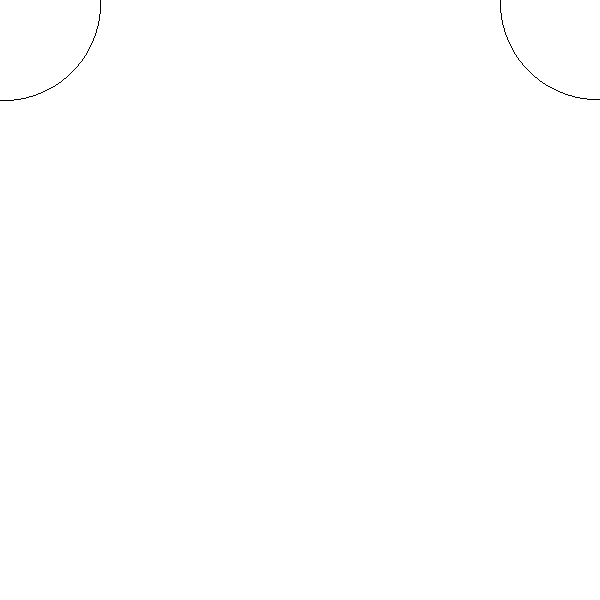
Frame 1 (no input)
Frame 60 (the mouse pressed at the canvas centre just before this capture): identical to frame 1, image omitted
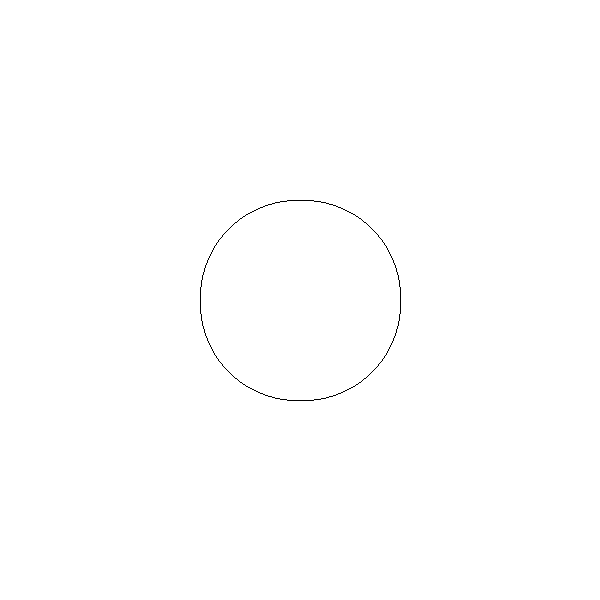
Frame 120 (the mouse held since frame 60 and released just before this capture)

The Processing sketch that drew these frames (run headless with seeded random() and noise(); from frame 60 on, the mouse is pressed at the canvas centre):

// Processing sketch: line
// ── line.pde
void setup(){
  size(600,600);
  background(255);
  //myLine(100,300,300,200);
  
}
void draw(){
  background(255);
  loadPixels();  
  //myLine(100,300,mouseX,mouseY);
  myCircle(mouseX,mouseY,100,color(0));
  //scanLineFill(width/2,height/2,color(255),color(0,255,0));
  
  updatePixels();
}


void myLine(int x0,int y0,int x1,int y1,color c){
  boolean steep=abs(y1-y0)>abs(x1-x0);
  if(steep){
    int tmp=x0;
    x0=y0;
    y0=tmp;
    
    int tmp1=x1;
    x1=y1;
    y1=tmp1;
  }
  if(x0>x1){
    int tmp=x0;
    x0=x1;
    x1=tmp;
    
    int tmpy=y0;
    y0=y1;
    y1=tmpy;
  
  }
  int deltaX=x1-x0;
  int deltaY=abs(y1-y0);
  
  
  int error=deltaX/2;
  
  int ystep;
  int y=(int)y0;
  ystep=(y0<y1)?1:-1;
  for(int x=(int)x0;x<x1;x+=1){
    if(steep)plot(y,x,c);
    else plot(x,y,c);
    error-=deltaY;
    if(error<0){
      y+=ystep;
      error+=deltaX;
    }
  }
  
  
}

void myCircle(int a,int b,float r,color c){
  float x=0;
  float y=r;
  float p=3-2*r;
  while(x<y){
    
    plot((int)x+a,(int)y+b,c);
    plot((int)-x+a,(int)y+b,c);
    plot((int)x+a,(int)-y+b,c);
    plot((int)-x+a,(int)-y+b,c);
    plot((int)y+a,(int)x+b,c);
    plot((int)-y+a,(int)x+b,c);
    plot((int)y+a,(int)-x+b,c);
    plot((int)-y+a,(int)-x+b,c);
    
    if(p<0){
      p=p+4*x-6;
    }else{
      p=p+4*(x-y)+10;
      y-=1;
    }
    x+=1;
  
  }
}



void scanLineFill(int x,int y,color old_color,color new_color){
  int xl,xr;
  boolean span_need_fill;
  PVector seed=new PVector();
  ArrayList<PVector> st=new ArrayList<PVector>();
  seed.x=x;
  seed.y=y;
  
  st.add(seed.copy());
  while(!st.isEmpty()){
    seed=st.get(st.size()-1);
    st.remove(st.size()-1);
    x=(int)seed.x;
    y=(int)seed.y;
    while(true){
      
      if(y*width+x<0||y*width+x>width*height) {
        x++;
        continue;
      }
      if(pixels[y*width+x]!=old_color)break;
      
      plot(x,y,new_color);
      x++;
    }
    
    xr=x-1;
    x=(int)seed.x-1;
    while(true){
      
      if(y*width+x<0||y*width+x>=width*height) {
        x--;
        continue;
      }
      if(pixels[y*width+x]!=old_color)break;
      plot(x,y,new_color);
      x--;
    }
    
    xl=x+1;
    
    x=xl;
    
    y+=1;
    
    while(x<xr){
      span_need_fill=false;
      
      while(true){
        
        if(y*width+x<0||y*width+x>=width*height) {
          x++;
          continue;
        }
        if(pixels[y*width+x]!=old_color)break;
        span_need_fill=true;
        x++;
        
      }
      
      if(span_need_fill){
        seed.x=x-1;
        seed.y=y;
        st.add(seed.copy());
        span_need_fill=false;
        while(true) {
          if(y*width+x<0||y*width+x>=width*height) {
            x++;
            continue;
          }
          if(!(pixels[y*width+x]!=old_color && x<xr))break;
          x++;
          
        }
        
        if(x>=xr) break;
      }
      
      
      
    }
    
    x=xl;
    y=y-2;
    
    while(x<xr){
      span_need_fill=false;
      while(true){
        if(y*width+x<0||y*width+x>=width*height) {
          x++;
          continue;
        }
        if(pixels[y*width+x]!=old_color)break;
        span_need_fill=true;
        x++;
       
      
      }
      if(span_need_fill){
        seed.x=x-1;
        seed.y=y;
        st.add(seed.copy());
        span_need_fill=false;
         
        while(true) {
          if(y*width+x<0||y*width+x>=width*height) {
           x++;
           continue;
          }
            
          if(!(pixels[y*width+x]!=old_color && x<xr))break;
          x++;
          
        }
        
        if(x>=xr)break;
        
      }
      
    }
   
    
  }
  
  
  

}


void plot(int x,int y,color c){
  
  
  int index=y*width+x;
  if(index>=width*height || index<0) return;
  pixels[index]=c;  
  
}
